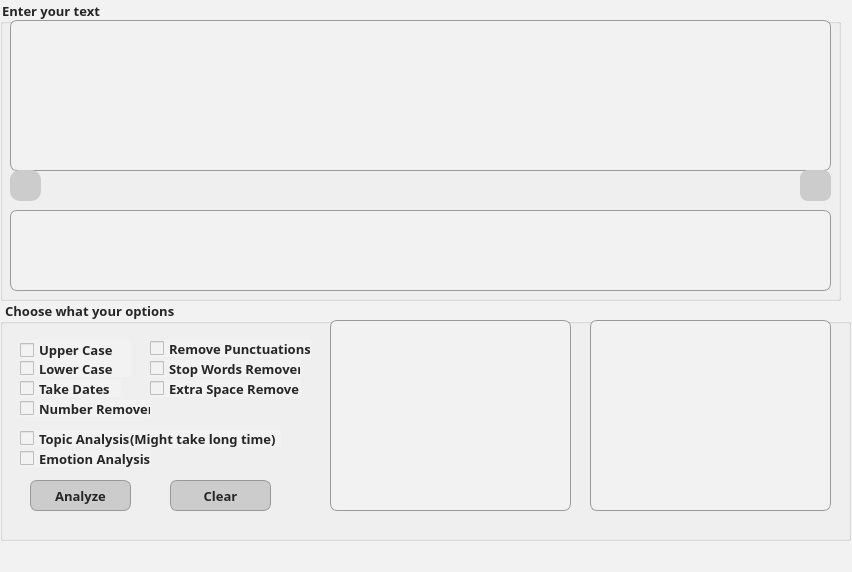
<?xml version="1.0" encoding="UTF-8"?>
<ui version="4.0">
 <class>MainWindow</class>
 <widget class="QMainWindow" name="MainWindow">
  <property name="geometry">
   <rect>
    <x>0</x>
    <y>0</y>
    <width>852</width>
    <height>572</height>
   </rect>
  </property>
  <property name="minimumSize">
   <size>
    <width>852</width>
    <height>572</height>
   </size>
  </property>
  <property name="maximumSize">
   <size>
    <width>852</width>
    <height>572</height>
   </size>
  </property>
  <property name="mouseTracking">
   <bool>false</bool>
  </property>
  <property name="contextMenuPolicy">
   <enum>Qt::NoContextMenu</enum>
  </property>
  <property name="windowTitle">
   <string>Text Analyzer</string>
  </property>
  <property name="windowIcon">
   <iconset>
    <normaloff>Icons/FormIcon.png</normaloff>Icons/FormIcon.png</iconset>
  </property>
  <property name="autoFillBackground">
   <bool>false</bool>
  </property>
  <property name="styleSheet">
   <string notr="true">background-color:#f2f2f2</string>
  </property>
  <widget class="QWidget" name="centralwidget">
   <widget class="QGroupBox" name="gb_detail">
    <property name="geometry">
     <rect>
      <x>0</x>
      <y>300</y>
      <width>851</width>
      <height>241</height>
     </rect>
    </property>
    <property name="font">
     <font>
      <family>Malgun Gothic</family>
      <pointsize>10</pointsize>
      <weight>75</weight>
      <bold>true</bold>
     </font>
    </property>
    <property name="styleSheet">
     <string notr="true">color:#262626;</string>
    </property>
    <property name="title">
     <string> Choose what your options</string>
    </property>
    <widget class="QPushButton" name="btn_analyze">
     <property name="geometry">
      <rect>
       <x>30</x>
       <y>180</y>
       <width>101</width>
       <height>31</height>
      </rect>
     </property>
     <property name="font">
      <font>
       <family>Malgun Gothic</family>
       <pointsize>10</pointsize>
       <weight>75</weight>
       <bold>true</bold>
      </font>
     </property>
     <property name="styleSheet">
      <string notr="true">border:1px solid #999999;
border-radius:7px;
box-sizing: border-box;
text-decoration:none;
color:#262626;
background-color: #cccccc;
 </string>
     </property>
     <property name="text">
      <string>Analyze</string>
     </property>
    </widget>
    <widget class="QCheckBox" name="cb_numberRemover">
     <property name="geometry">
      <rect>
       <x>20</x>
       <y>100</y>
       <width>131</width>
       <height>17</height>
      </rect>
     </property>
     <property name="font">
      <font>
       <family>Malgun Gothic</family>
       <pointsize>10</pointsize>
       <weight>75</weight>
       <bold>true</bold>
      </font>
     </property>
     <property name="styleSheet">
      <string notr="true">color:#262626;</string>
     </property>
     <property name="text">
      <string>Number Remover</string>
     </property>
    </widget>
    <widget class="QCheckBox" name="cb_removepunc">
     <property name="geometry">
      <rect>
       <x>150</x>
       <y>40</y>
       <width>161</width>
       <height>17</height>
      </rect>
     </property>
     <property name="font">
      <font>
       <family>Malgun Gothic</family>
       <pointsize>10</pointsize>
       <weight>75</weight>
       <bold>true</bold>
      </font>
     </property>
     <property name="styleSheet">
      <string notr="true">color:#262626;</string>
     </property>
     <property name="text">
      <string>Remove Punctuations</string>
     </property>
    </widget>
    <widget class="QCheckBox" name="cb_stopwords">
     <property name="geometry">
      <rect>
       <x>150</x>
       <y>60</y>
       <width>151</width>
       <height>17</height>
      </rect>
     </property>
     <property name="font">
      <font>
       <family>Malgun Gothic</family>
       <pointsize>10</pointsize>
       <weight>75</weight>
       <bold>true</bold>
      </font>
     </property>
     <property name="styleSheet">
      <string notr="true">color:#262626;</string>
     </property>
     <property name="text">
      <string>Stop Words Remover</string>
     </property>
    </widget>
    <widget class="QCheckBox" name="cb_spaceremover">
     <property name="geometry">
      <rect>
       <x>150</x>
       <y>80</y>
       <width>151</width>
       <height>17</height>
      </rect>
     </property>
     <property name="font">
      <font>
       <family>Malgun Gothic</family>
       <pointsize>10</pointsize>
       <weight>75</weight>
       <bold>true</bold>
      </font>
     </property>
     <property name="styleSheet">
      <string notr="true">color:#262626;</string>
     </property>
     <property name="text">
      <string>Extra Space Remover</string>
     </property>
    </widget>
    <widget class="QPushButton" name="btn_clear">
     <property name="geometry">
      <rect>
       <x>170</x>
       <y>180</y>
       <width>101</width>
       <height>31</height>
      </rect>
     </property>
     <property name="font">
      <font>
       <family>Malgun Gothic</family>
       <pointsize>10</pointsize>
       <weight>75</weight>
       <bold>true</bold>
      </font>
     </property>
     <property name="styleSheet">
      <string notr="true">border:1px solid #999999;
border-radius:7px;
box-sizing: border-box;
text-decoration:none;
color:#262626;
background-color:#cccccc;
 </string>
     </property>
     <property name="text">
      <string>Clear</string>
     </property>
    </widget>
    <widget class="QCheckBox" name="cb_takedates">
     <property name="geometry">
      <rect>
       <x>20</x>
       <y>80</y>
       <width>101</width>
       <height>17</height>
      </rect>
     </property>
     <property name="font">
      <font>
       <family>Malgun Gothic</family>
       <pointsize>10</pointsize>
       <weight>75</weight>
       <bold>true</bold>
      </font>
     </property>
     <property name="styleSheet">
      <string notr="true">color:#262626;</string>
     </property>
     <property name="text">
      <string>Take Dates</string>
     </property>
    </widget>
    <widget class="QCheckBox" name="cb_topicanalysis">
     <property name="geometry">
      <rect>
       <x>20</x>
       <y>130</y>
       <width>111</width>
       <height>17</height>
      </rect>
     </property>
     <property name="font">
      <font>
       <family>Malgun Gothic</family>
       <pointsize>10</pointsize>
       <weight>75</weight>
       <bold>true</bold>
      </font>
     </property>
     <property name="styleSheet">
      <string notr="true">color:#262626;</string>
     </property>
     <property name="text">
      <string>Topic Analysis</string>
     </property>
    </widget>
    <widget class="QCheckBox" name="gb_sentiment">
     <property name="geometry">
      <rect>
       <x>20</x>
       <y>150</y>
       <width>131</width>
       <height>17</height>
      </rect>
     </property>
     <property name="font">
      <font>
       <family>Malgun Gothic</family>
       <pointsize>10</pointsize>
       <weight>75</weight>
       <bold>true</bold>
      </font>
     </property>
     <property name="styleSheet">
      <string notr="true">color:#262626;</string>
     </property>
     <property name="text">
      <string>Emotion Analysis</string>
     </property>
    </widget>
    <widget class="QCheckBox" name="cb_uppercase">
     <property name="geometry">
      <rect>
       <x>20</x>
       <y>40</y>
       <width>111</width>
       <height>20</height>
      </rect>
     </property>
     <property name="font">
      <font>
       <family>Malgun Gothic</family>
       <pointsize>10</pointsize>
       <weight>75</weight>
       <bold>true</bold>
      </font>
     </property>
     <property name="styleSheet">
      <string notr="true">color:#262626;</string>
     </property>
     <property name="text">
      <string>Upper Case</string>
     </property>
    </widget>
    <widget class="QCheckBox" name="cb_lowercase">
     <property name="geometry">
      <rect>
       <x>20</x>
       <y>60</y>
       <width>111</width>
       <height>17</height>
      </rect>
     </property>
     <property name="font">
      <font>
       <family>Malgun Gothic</family>
       <pointsize>10</pointsize>
       <weight>75</weight>
       <bold>true</bold>
      </font>
     </property>
     <property name="styleSheet">
      <string notr="true">color:#262626;</string>
     </property>
     <property name="text">
      <string>Lower Case</string>
     </property>
    </widget>
    <widget class="QTextEdit" name="txt_autodetails">
     <property name="geometry">
      <rect>
       <x>330</x>
       <y>20</y>
       <width>241</width>
       <height>191</height>
      </rect>
     </property>
     <property name="font">
      <font>
       <family>Malgun Gothic</family>
       <pointsize>10</pointsize>
       <weight>75</weight>
       <bold>true</bold>
      </font>
     </property>
     <property name="styleSheet">
      <string notr="true">border:1px solid #999999;
border-radius:7px;</string>
     </property>
    </widget>
    <widget class="QLabel" name="label">
     <property name="geometry">
      <rect>
       <x>130</x>
       <y>130</y>
       <width>151</width>
       <height>17</height>
      </rect>
     </property>
     <property name="font">
      <font>
       <family>Malgun Gothic</family>
       <pointsize>10</pointsize>
       <weight>75</weight>
       <bold>true</bold>
      </font>
     </property>
     <property name="styleSheet">
      <string notr="true">color:#262626;</string>
     </property>
     <property name="text">
      <string>(Might take long time)</string>
     </property>
    </widget>
    <widget class="QTextEdit" name="txt_manualdetails">
     <property name="geometry">
      <rect>
       <x>590</x>
       <y>20</y>
       <width>241</width>
       <height>191</height>
      </rect>
     </property>
     <property name="font">
      <font>
       <family>Malgun Gothic</family>
       <pointsize>10</pointsize>
       <weight>75</weight>
       <bold>true</bold>
      </font>
     </property>
     <property name="styleSheet">
      <string notr="true">border:1px solid #999999;
border-radius:7px;</string>
     </property>
    </widget>
   </widget>
   <widget class="QGroupBox" name="gb_text">
    <property name="geometry">
     <rect>
      <x>0</x>
      <y>0</y>
      <width>841</width>
      <height>301</height>
     </rect>
    </property>
    <property name="font">
     <font>
      <family>Malgun Gothic</family>
      <pointsize>10</pointsize>
      <weight>75</weight>
      <bold>true</bold>
     </font>
    </property>
    <property name="styleSheet">
     <string notr="true">color:#262626;</string>
    </property>
    <property name="title">
     <string>Enter your text</string>
    </property>
    <widget class="QTextEdit" name="txt_rawtext">
     <property name="geometry">
      <rect>
       <x>10</x>
       <y>20</y>
       <width>821</width>
       <height>151</height>
      </rect>
     </property>
     <property name="font">
      <font>
       <family>Malgun Gothic</family>
       <pointsize>10</pointsize>
       <weight>75</weight>
       <bold>true</bold>
      </font>
     </property>
     <property name="styleSheet">
      <string notr="true">border:1px solid #999999;
border-radius:7px;</string>
     </property>
     <property name="html">
      <string>&lt;!DOCTYPE HTML PUBLIC &quot;-//W3C//DTD HTML 4.0//EN&quot; &quot;http://www.w3.org/TR/REC-html40/strict.dtd&quot;&gt;
&lt;html&gt;&lt;head&gt;&lt;meta name=&quot;qrichtext&quot; content=&quot;1&quot; /&gt;&lt;style type=&quot;text/css&quot;&gt;
p, li { white-space: pre-wrap; }
&lt;/style&gt;&lt;/head&gt;&lt;body style=&quot; font-family:'Malgun Gothic'; font-size:10pt; font-weight:600; font-style:normal;&quot;&gt;
&lt;p style=&quot;-qt-paragraph-type:empty; margin-top:0px; margin-bottom:0px; margin-left:0px; margin-right:0px; -qt-block-indent:0; text-indent:0px; font-family:'MS Shell Dlg 2'; font-size:8.25pt; font-weight:400;&quot;&gt;&lt;br /&gt;&lt;/p&gt;&lt;/body&gt;&lt;/html&gt;</string>
     </property>
    </widget>
    <widget class="QTextEdit" name="txt_cleantext">
     <property name="geometry">
      <rect>
       <x>10</x>
       <y>210</y>
       <width>821</width>
       <height>81</height>
      </rect>
     </property>
     <property name="font">
      <font>
       <family>Malgun Gothic</family>
       <pointsize>10</pointsize>
       <weight>75</weight>
       <bold>true</bold>
      </font>
     </property>
     <property name="styleSheet">
      <string notr="true">border:1px solid #999999;
border-radius:7px;</string>
     </property>
     <property name="html">
      <string>&lt;!DOCTYPE HTML PUBLIC &quot;-//W3C//DTD HTML 4.0//EN&quot; &quot;http://www.w3.org/TR/REC-html40/strict.dtd&quot;&gt;
&lt;html&gt;&lt;head&gt;&lt;meta name=&quot;qrichtext&quot; content=&quot;1&quot; /&gt;&lt;style type=&quot;text/css&quot;&gt;
p, li { white-space: pre-wrap; }
&lt;/style&gt;&lt;/head&gt;&lt;body style=&quot; font-family:'Malgun Gothic'; font-size:10pt; font-weight:600; font-style:normal;&quot;&gt;
&lt;p style=&quot;-qt-paragraph-type:empty; margin-top:0px; margin-bottom:0px; margin-left:0px; margin-right:0px; -qt-block-indent:0; text-indent:0px; font-family:'MS Shell Dlg 2'; font-size:8.25pt; font-weight:400;&quot;&gt;&lt;br /&gt;&lt;/p&gt;&lt;/body&gt;&lt;/html&gt;</string>
     </property>
    </widget>
    <widget class="QPushButton" name="btn_voice">
     <property name="geometry">
      <rect>
       <x>10</x>
       <y>170</y>
       <width>31</width>
       <height>31</height>
      </rect>
     </property>
     <property name="autoFillBackground">
      <bool>false</bool>
     </property>
     <property name="styleSheet">
      <string notr="true">
border-radius:10px;
box-sizing: border-box;
text-decoration:none;
color:#400080;
background-color:#cccccc;
 </string>
     </property>
     <property name="text">
      <string/>
     </property>
     <property name="icon">
      <iconset>
       <normaloff>Icons/MicIcon.png</normaloff>Icons/MicIcon.png</iconset>
     </property>
     <property name="iconSize">
      <size>
       <width>25</width>
       <height>25</height>
      </size>
     </property>
    </widget>
    <widget class="QPushButton" name="btn_addfile">
     <property name="geometry">
      <rect>
       <x>800</x>
       <y>170</y>
       <width>31</width>
       <height>31</height>
      </rect>
     </property>
     <property name="styleSheet">
      <string notr="true">border-radius:8px;
box-sizing: border-box;
text-decoration:none;
background-color: #cccccc;
 </string>
     </property>
     <property name="text">
      <string/>
     </property>
     <property name="icon">
      <iconset>
       <normaloff>Icons/FileIcon.png</normaloff>Icons/FileIcon.png</iconset>
     </property>
     <property name="iconSize">
      <size>
       <width>25</width>
       <height>25</height>
      </size>
     </property>
    </widget>
   </widget>
  </widget>
  <widget class="QMenuBar" name="menubar">
   <property name="geometry">
    <rect>
     <x>0</x>
     <y>0</y>
     <width>852</width>
     <height>21</height>
    </rect>
   </property>
  </widget>
  <widget class="QStatusBar" name="statusbar"/>
 </widget>
 <resources/>
 <connections/>
</ui>
